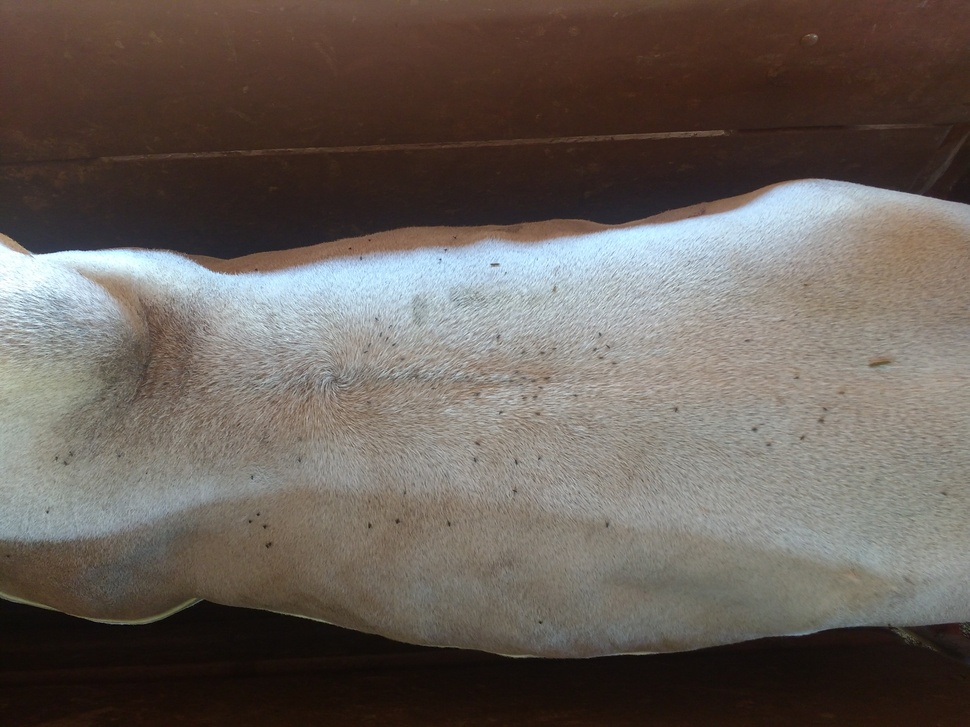
#> input picture app/src/main/python/image/img1.jpg, 970 x 727 px, shrunk from 4160 x 3120 before the run
$ python -i b_regiao_interesse.py   (imports and definitions only)
#> lines starting #> are read from the running program, lines starting #| are printed output that depends on the picture; after the words box and inside, x2 and y2 are one past the last pixel; in counts of white or black regions, pixels touching at a corner belong together
import cv2
import numpy as np
from skimage import measure

def regiao_interesse(imagem):
    # Binarizacao da imagem
    ret, thresh = cv2.threshold(imagem, 0, 255, cv2.THRESH_BINARY + cv2.THRESH_OTSU)

    # Rotula as regiões conectadas da matriz(imagem)
    labels = measure.label(thresh, connectivity=1, background=0)

    # Criação de um arranjo de qualquer formato contendo apenas zeros
    mask = np.zeros(thresh.shape, dtype="uint8")

    cont = 0
    temp = ''

    # Laco sobre os componentes encontrados da imagem
    for label in np.unique(labels):
        # Se este for o rótulo de fundo, ignore-o
        if label == 0: continue

        # Caso contrário, construa a máscara de etiqueta
        labelMask = np.copy(mask)
        labelMask[labels == label] = 255
        numPixels = cv2.countNonZero(labelMask)

        # verifica o componente com o maior numero de  pixels
        if numPixels >= cont:
                temp = labelMask
                cont = numPixels

    mask = cv2.add(mask, temp)

    return mask

>>> import cv2
>>> picture = cv2.imread('../image/img1.jpg', cv2.IMREAD_GRAYSCALE)
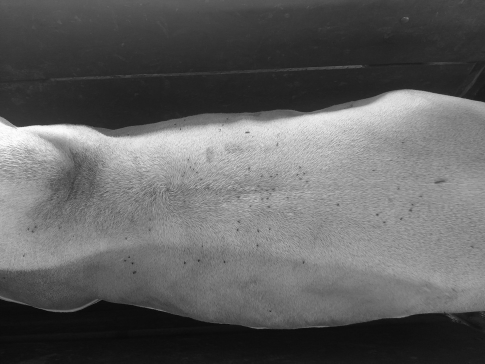
#> picture: shape (727, 970) (shown at 1/2 size); min 0, max 255, mean 96.9
>>> result = regiao_interesse(picture)
#> in regiao_interesse, `ret, thresh = cv2.threshold(imagem, 0, 255, cv2.THRESH_BINARY + cv2.TH..`:
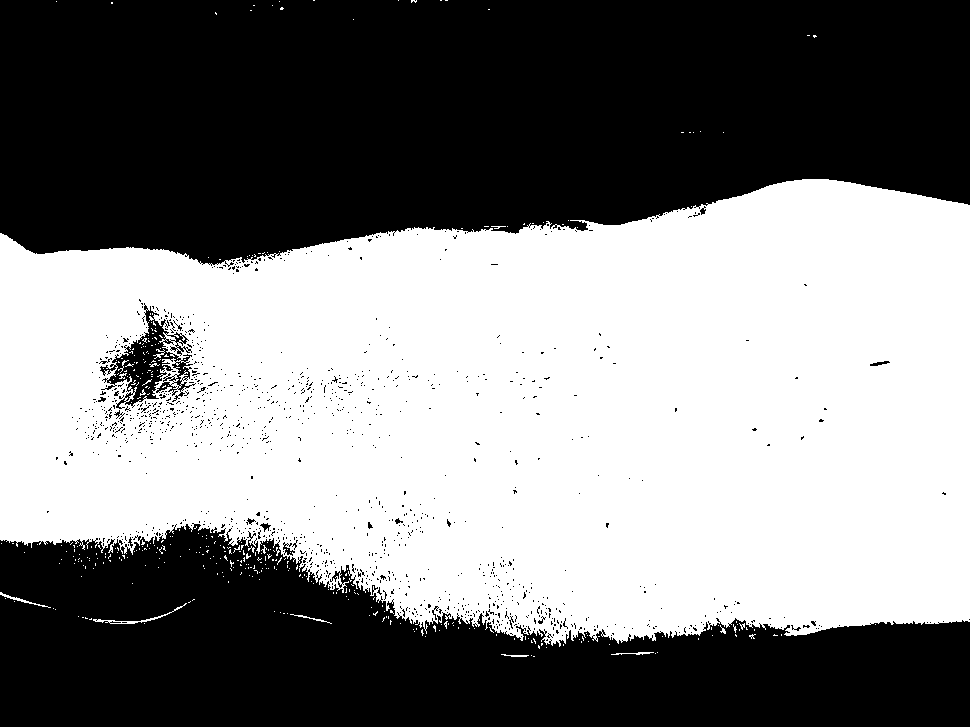
#> thresh: shape (727, 970); 50.4% white; 1164 black regions (1145 under 20 px), largest, box (x1, y1, x2, y2) and area: (0, 0, 970, 267) 218272, (0, 523, 970, 727) 124532, (100, 303, 196, 409) 3379
#> in regiao_interesse, `ret, thresh = cv2.threshold(imagem, 0, 255, cv2.THRESH_BINARY + cv2.TH..`: ret = 96
#> in regiao_interesse, `labels = measure.label(thresh, connectivity=1, background=0)`:
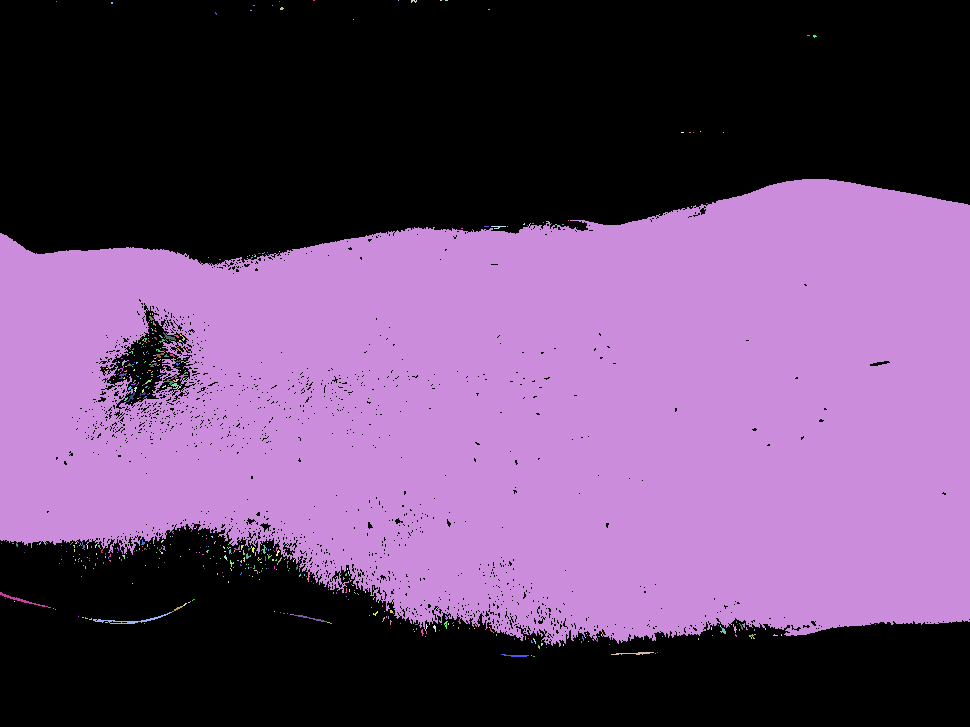
#> labels: shape (727, 970) int64; 665 distinct labels, from 0 to 664; one colour per label, 0 black
#> the loop in regiao_interesse, `for label in np.unique(labels):` made 665 passes
#> (numPixels, cont) on passes 2, 4, 24: (2, 2), (12, 12), (353175, 353175)
#> after the loop in regiao_interesse, `for label in np.unique(labels):`:
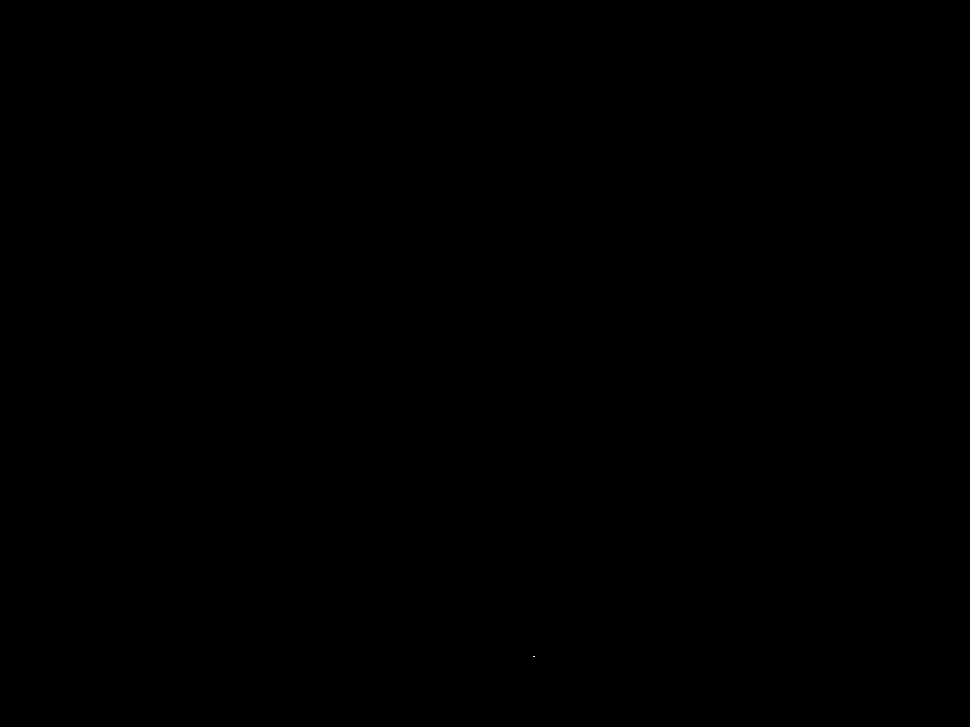
#> labelMask: shape (727, 970); 0% white in thin lines or dots, all inside (x1, y1, x2, y2) = (533, 656, 535, 657)
#> after the loop in regiao_interesse, `for label in np.unique(labels):`:
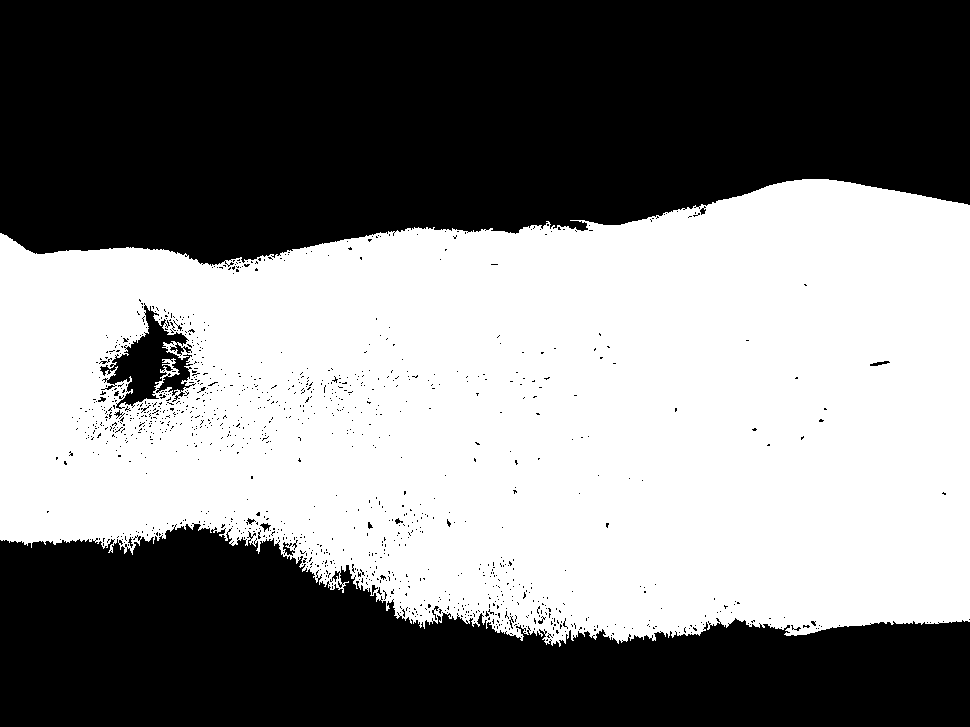
#> temp: shape (727, 970); 50.1% white; 1162 black regions (1143 under 20 px), largest, box (x1, y1, x2, y2) and area: (0, 0, 970, 267) 218423, (0, 523, 970, 727) 126003, (100, 303, 196, 409) 4060
#> after the loop in regiao_interesse, `for label in np.unique(labels):`: cont = 353175

$ run again, on app/src/main/python/image/img10.jpg
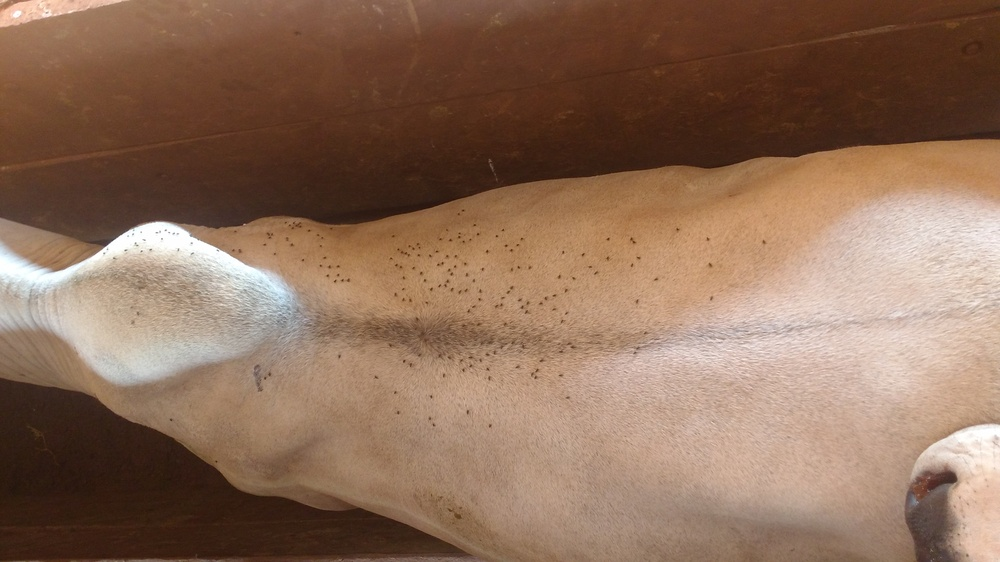
#> input picture app/src/main/python/image/img10.jpg, 1000 x 562 px, shrunk from 4160 x 2340 before the run
#> thresh: shape (562, 1000); 56.2% white; 664 black regions (641 under 20 px), largest, box (x1, y1, x2, y2) and area: (0, 0, 1000, 254) 184225, (0, 355, 501, 562) 51886, (904, 469, 958, 562) 3608
#> ret = 110
#> in regiao_interesse, `labels = measure.label(thresh, connectivity=1, background=0)`:
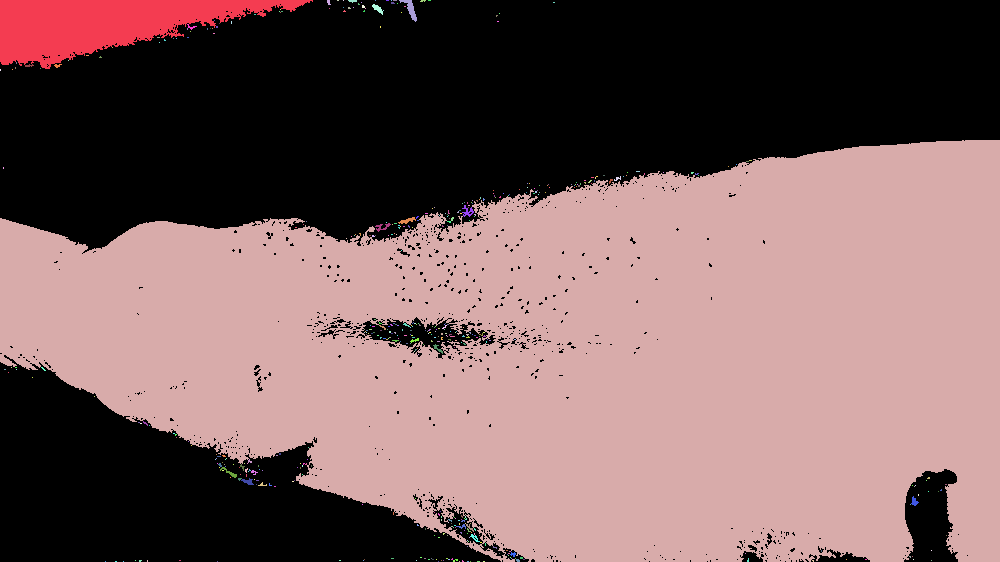
#> labels: shape (562, 1000) int64; 500 distinct labels, from 0 to 499; one colour per label, 0 black
#> the loop in regiao_interesse, `for label in np.unique(labels):` made 500 passes
#> (numPixels, cont) on passes 2, 68: (11292, 11292), (302730, 302730)
#> after the loop in regiao_interesse, `for label in np.unique(labels):`:
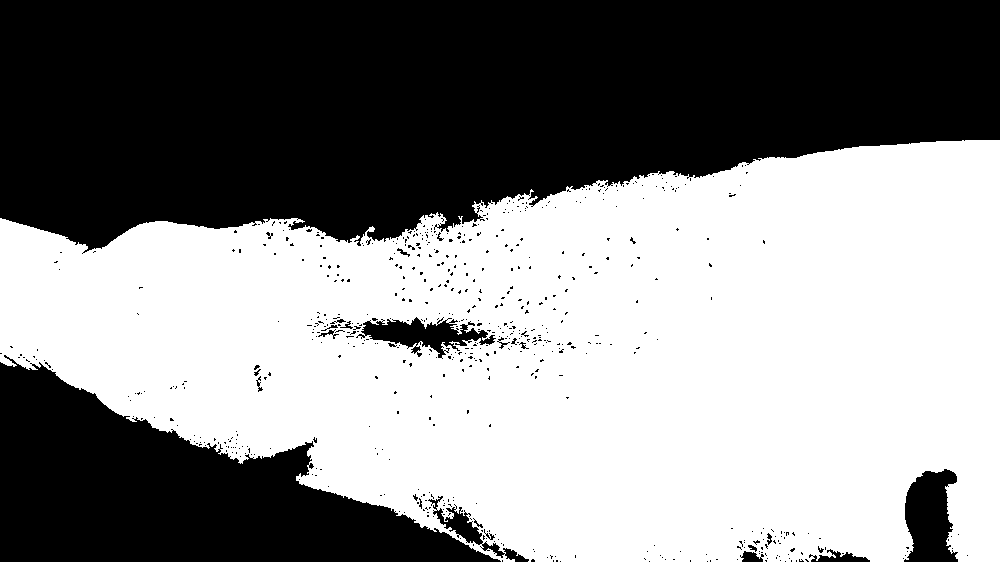
#> temp: shape (562, 1000); 53.9% white; 634 black regions (609 under 20 px), largest, box (x1, y1, x2, y2) and area: (0, 0, 1000, 254) 196420, (0, 355, 501, 562) 52266, (904, 469, 958, 562) 3677
#> after the loop in regiao_interesse, `for label in np.unique(labels):`: cont = 302730

$ run again, on app/src/main/python/image/img100.jpg
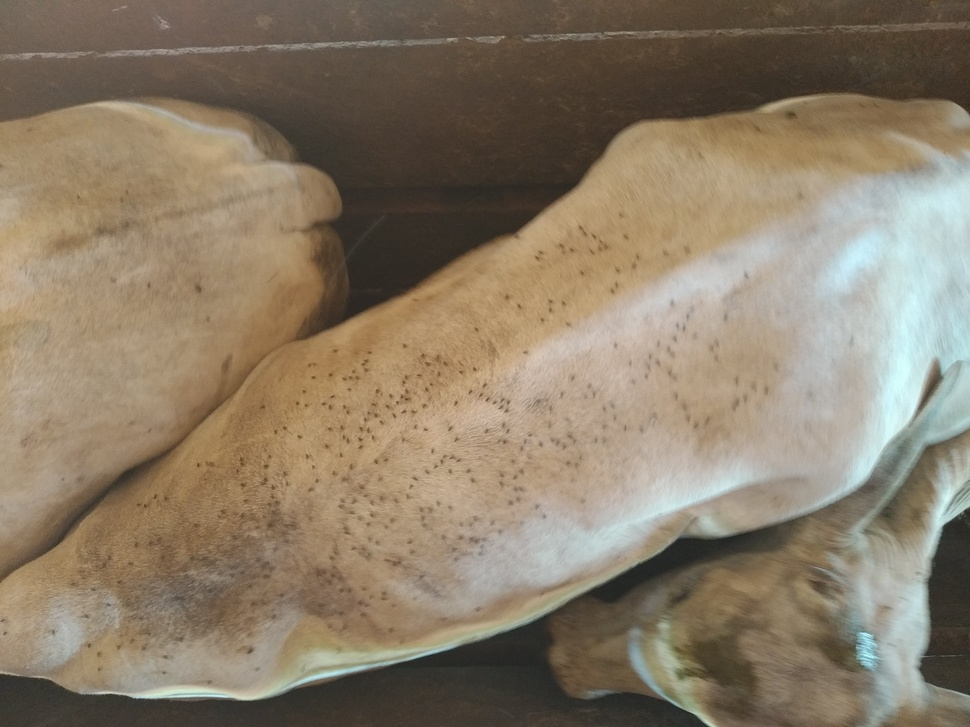
#> input picture app/src/main/python/image/img100.jpg, 970 x 727 px, shrunk from 4000 x 3000 before the run
#> thresh: shape (727, 970); 61.8% white; 819 black regions (763 under 20 px), largest, box (x1, y1, x2, y2) and area: (0, 0, 970, 583) 164841, (0, 441, 908, 727) 72912, (100, 477, 290, 638) 10722
#> ret = 116
#> in regiao_interesse, `labels = measure.label(thresh, connectivity=1, background=0)`:
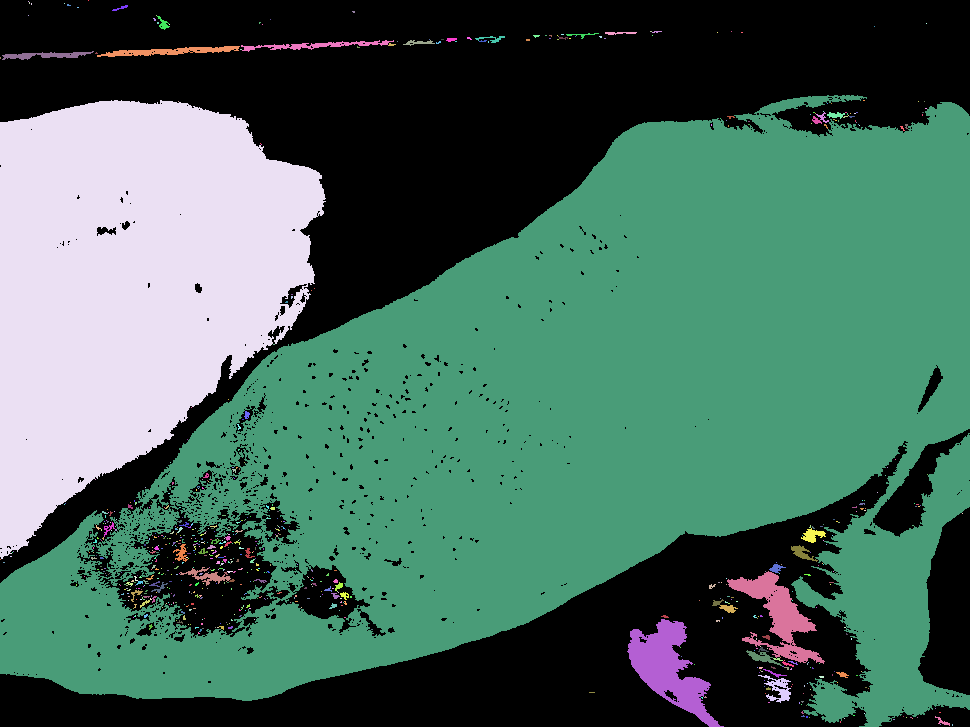
#> labels: shape (727, 970) int64; 761 distinct labels, from 0 to 760; one colour per label, 0 black
#> the loop in regiao_interesse, `for label in np.unique(labels):` made 761 passes
#> (numPixels, cont) on passes 2, 3, 4, 5, 7, 8, 13, 36: (1, 1), (1, 1), (2, 2), (2, 2), (6, 6), (34, 34), (73, 73), (77, 77)
#> after the loop in regiao_interesse, `for label in np.unique(labels):`:
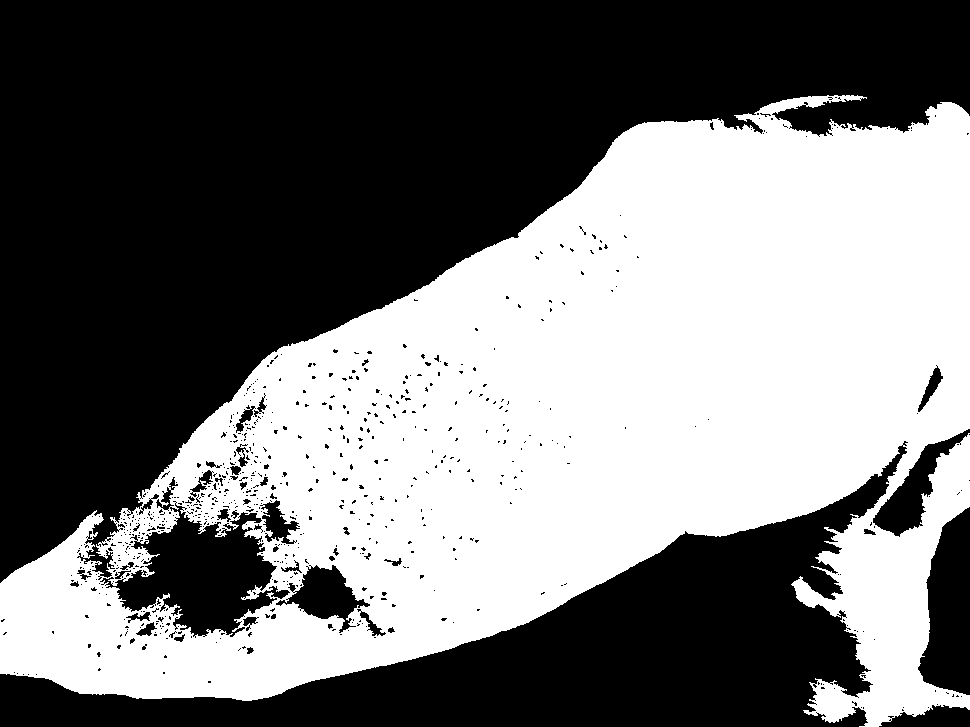
#> temp: shape (727, 970); 45.9% white; 1 white region, box (x1, y1, x2, y2) and area: (0, 95, 970, 727) 323771
#> after the loop in regiao_interesse, `for label in np.unique(labels):`: cont = 323771
